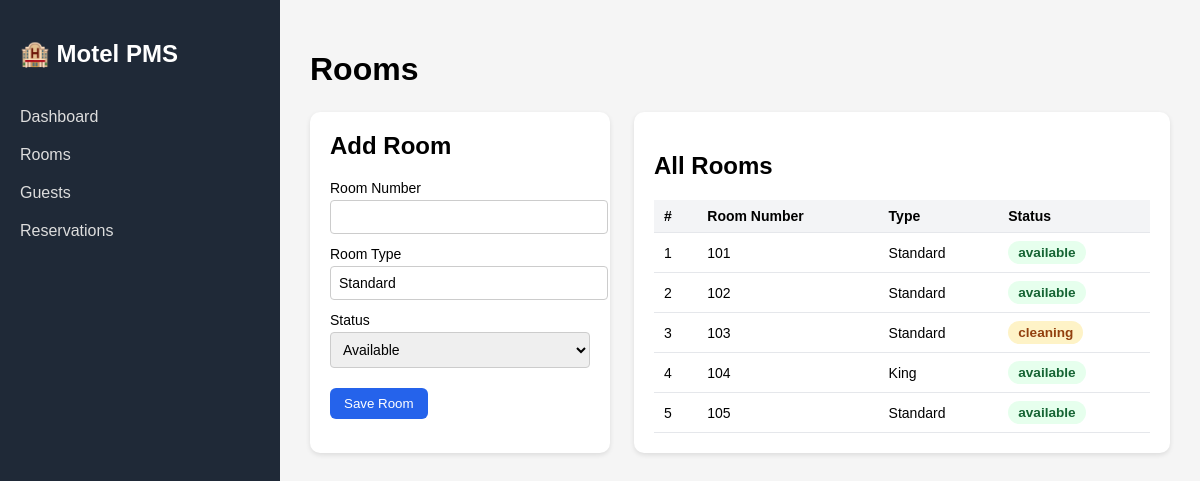
Screenshot of /rooms with the database file from the repository.
### app/models.py (models this page shows)
class Room(Base):
    __tablename__ = "rooms"
    id = Column(Integer, primary_key=True, index=True)
    number = Column(String, unique=True, index=True)
    room_type = Column(String)
    status = Column(String, default="available")

### app/main.py (the view)
@app.get("/rooms", response_class=HTMLResponse)
def list_rooms(request: Request, db: Session = Depends(get_db)):
    rooms = db.query(models.Room).order_by(models.Room.number).all()
    return templates.TemplateResponse(
        "rooms.html",
        {
            "request": request,
            "rooms": rooms,
        },
    )

### app/templates/rooms.html (shortened to what this page needs)
{% extends "base.html" %}
{% block content %}
<h1 class="page-title">Rooms</h1>
<div class="rooms-layout">
    <section class="card form-card">
        <h2>Add Room</h2>
        <form method="post" action="/rooms" class="form">
            <label>
                Room Number
                <input type="text" name="number" required>
            </label>
            <label>
                Room Type
                <input type="text" name="room_type" value="Standard">
            </label>
            <label>
                Status
                <select name="status_value">
                    <option value="available">Available</option>
                </select>
            </label>
            <button type="submit" class="btn-primary">Save Room</button>
        </form>
    </section>
    <section class="card">
        <h2>All Rooms</h2>
        {% if rooms %}
        <table class="table">
            <thead>
                <tr>
                    <th>#</th>
                    <th>Room Number</th>
                    <th>Type</th>
                    <th>Status</th>
                </tr>
            </thead>
            <tbody>
                {% for room in rooms %}
                <tr>
                    <td>{{ loop.index }}</td>
                    <td>{{ room.number }}</td>
                    <td>{{ room.room_type }}</td>
                    <td>
                        <span class="status-pill status-{{ room.status }}">
                            {{ room.status }}
                        </span>
                    </td>
                </tr>
                {% endfor %}
            </tbody>
        </table>
        {% else %}
        <p>No rooms yet. Add your first room using the form.</p>
        {% endif %}
    </section>
</div>
{% endblock %}

### app/static/css/styles.css (style rules this page uses)
body { margin: 0; font-family: Arial, sans-serif; background: #f5f5f5; }
.card { background: white; padding: 20px; border-radius: 10px; box-shadow: 0 2px 5px rgba(0, 0, 0, 0.1); }
.page-title { font-size: 32px; margin-bottom: 24px; }
.rooms-layout { display: grid; grid-template-columns: 300px 1fr; gap: 24px; }
.form-card h2 { margin-top: 0; }
.form label { display: block; font-size: 14px; margin-bottom: 12px; }
.form input, .form select { width: 100%; padding: 8px; margin-top: 4px; border-radius: 4px; border: 1px solid #ccc; font-size: 14px; }
.btn-primary { margin-top: 8px; padding: 8px 14px; border-radius: 6px; border: none; background: #2563eb; color: white; cursor: pointer; }
.table { width: 100%; border-collapse: collapse; font-size: 14px; }
.table th, .table td { padding: 8px 10px; border-bottom: 1px solid #e5e7eb; text-align: left; }
.table th { background: #f3f4f6; }
.status-pill { display: inline-block; padding: 4px 10px; border-radius: 999px; font-size: 0.85rem; font-weight: 600; }
.status-available, .room-option-available { background-color: #e6ffed; color: #166534; }
.status-cleaning { background-color: #fef3c7; color: #92400e; }

### rows the page displays
Room: number "101", room_type "Standard", status "available"
Room: number "102", room_type "Standard", status "available"
Room: number "103", room_type "Standard", status "cleaning"
Room: number "104", room_type "King", status "available"
Room: number "105", room_type "Standard", status "available"
